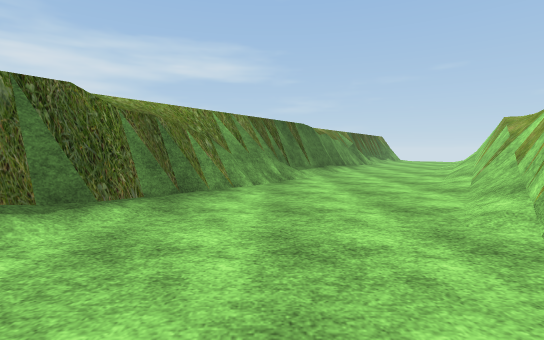
[1] (above)

12 first-person views from a walk through a scene from a Unity 3-D project. The camera is 1.3 m above the floor, tilts 4° down and sees 85° across. Doors are open. The floor is counted in squares, 2 m on a side. Each view is taken from the middle of a square. On the plan, view 1 faces up. The plan holds only what a view shows up to about 9 squares ahead; the rest is blank. The place goes on beyond the plan. Some trees and plants on the terrain are drawn as simple stand-ins. Some surface patterns are stand-ins.

[2]
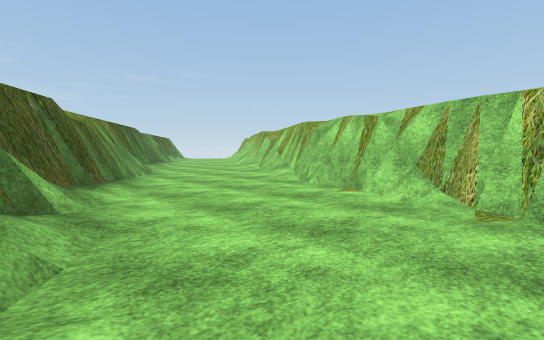

[3]
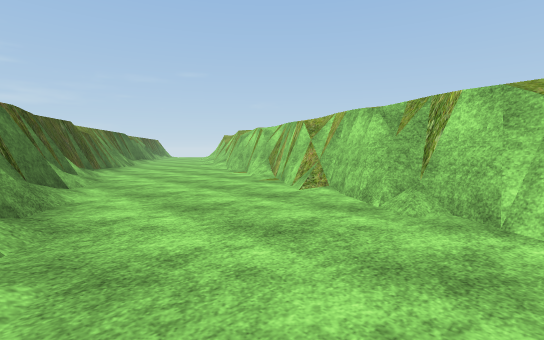

[4]
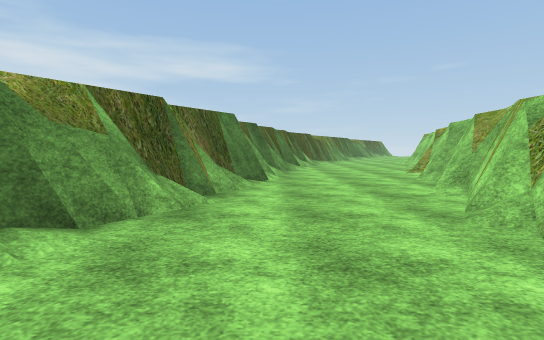

[5]
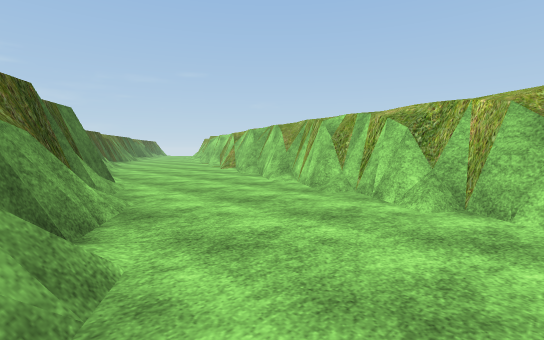

[6]
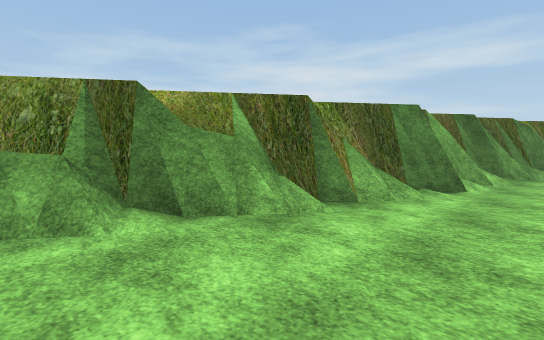

[7]
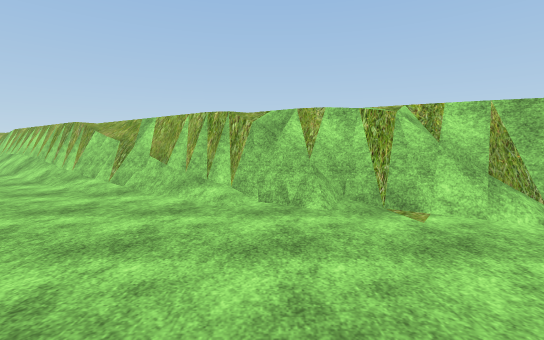

[8]
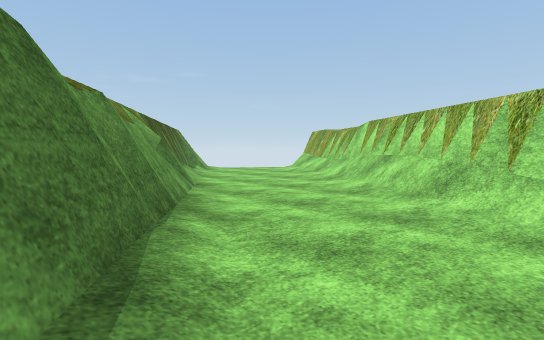

[9]
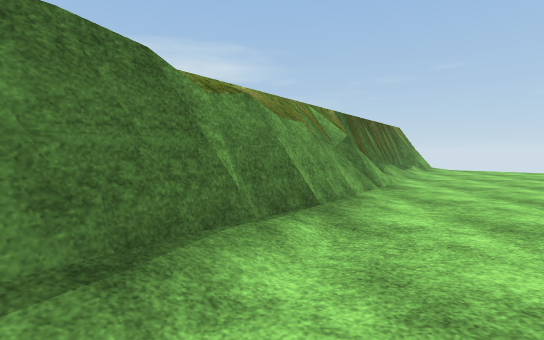

[10]
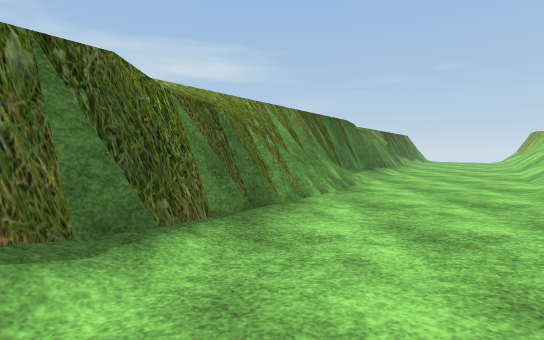

[11]
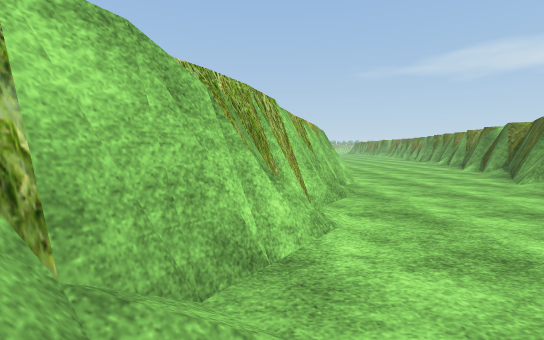

[12]
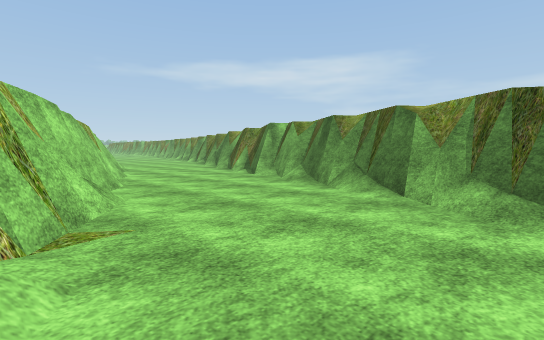

### Floor plan
Key: @ floor where view 1 was taken; # wall or solid block; . floor; / step, stairs or slope; = window, fence, low wall or low ledge; ^ raised ledge.
Columns run from 7 left of view 1 to 9 right of it. Each row starts with its distance up from view 1.
 16             ##/
 15            ##/..
 14            #/...
 13           ##.../
 12           #=.../^
 11          ##.../#
 10         ##/../#^
  9         #/..//^
  8        ##/../#
  7        #/../##
  6       ##...##
  5       #.../#
  4      ##.../#
  3     ##.../##
  2     #/...##
  1     #....##
  0    ##..@##
 -1    #/...##
 -2    #.../#
 -3   ##.../#
 -4   ##...##
 -5   #....#
 -6  ##...##
 -7  ##...##
 -8  #...=#
 -9 ##...##
-10 ##...##
-11 #...=#

Positions as (right, up) in squares from view 1, and headings:
1: (0, 0), facing up
2: (-3, -2), facing up-right
3: (-4, -6), facing up-right
4: (-4, -11), facing up
5: (-6, -11), facing up-right
6: (-3, -10), facing up-left
7: (-2, 2), facing right
8: (1, 7), facing up-right
9: (2, 7), facing up
10: (-1, 1), facing up
11: (-1, -4), facing down
12: (1, 1), facing down-left
